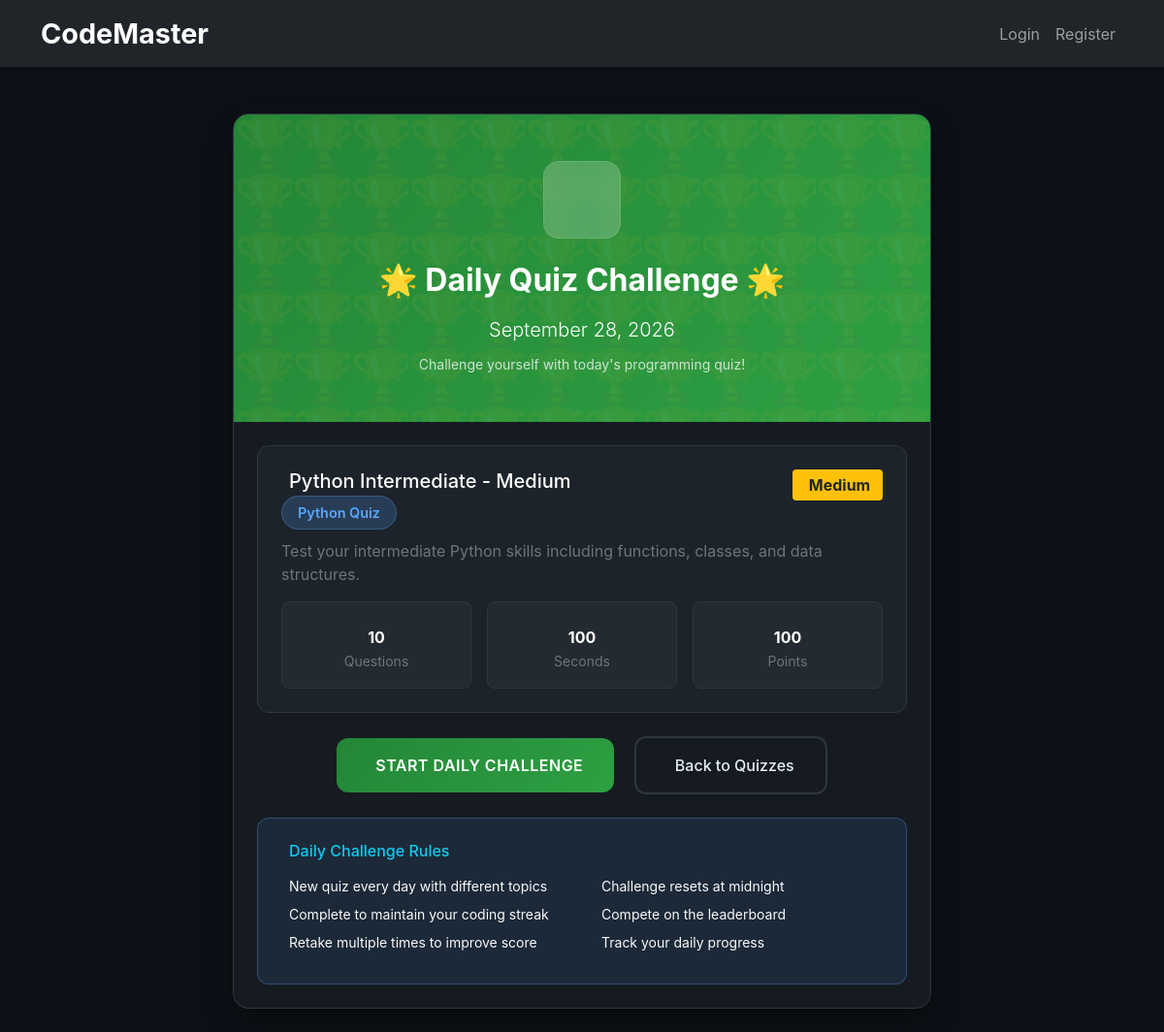
The app's page /quiz/daily/ with its own data.
### quiz/models.py (models this page shows, shortened)
class Quiz(models.Model):
    DIFFICULTY_CHOICES = [
        ('easy', 'Easy'),
        ('medium', 'Medium'),
        ('hard', 'Hard'),
    ]
    CATEGORY_CHOICES = [
        ('python', 'Python'),
        ('java', 'Java'),
        ('javascript', 'JavaScript'),
        ('algorithms', 'Algorithms'),
        ('data_structures', 'Data Structures'),
        ('general', 'General Programming'),
    ]
    title = models.CharField(max_length=200)
    description = models.TextField()
    category = models.CharField(max_length=20, choices=CATEGORY_CHOICES)
    difficulty = models.CharField(max_length=10, choices=DIFFICULTY_CHOICES)
    time_limit = models.IntegerField(default=300)  # seconds
    created_at = models.DateTimeField(auto_now_add=True)
    is_active = models.BooleanField(default=True)

### quiz/views.py (the view, shortened to what this page needs)
# urls.py: path('daily/', views.daily_quiz, name='daily'),
def daily_quiz(request):
    from datetime import date
    today = date.today()
    day_of_year = today.timetuple().tm_yday
    quizzes = Quiz.objects.filter(is_active=True).order_by('id')
    if not quizzes.exists():
        return redirect('quiz:list')
    daily_quiz = quizzes[day_of_year % quizzes.count()]
    completed_today = False
    best_score = None
    return render(request, 'quiz/daily.html', {
        'daily_quiz': daily_quiz,
        'completed_today': completed_today,
        'best_score': best_score,
        'today': today
    })

### templates/quiz/daily.html (shortened to what this page needs)
{% extends 'base.html' %}
{% block content %}
<div class="container py-4">
    <div class="row justify-content-center">
        <div class="col-lg-8">
            <div class="daily-container">
                <div class="daily-header text-white position-relative">
                    <div class="position-relative z-index-1">
                        <div class="calendar-icon">
                        </div>
                        <h2 class="mb-3 fw-bold">🌟 Daily Quiz Challenge 🌟</h2>
                        <p class="lead mb-2">{{ today|date:"F j, Y" }}</p>
                        <small class="opacity-75">Challenge yourself with today's programming quiz!</small>
                    </div>
                </div>
                <div class="p-4">
                    <div class="quiz-preview mb-4">
                        <div class="d-flex justify-content-between align-items-start mb-3">
                            <div>
                                <h5 class="text-white mb-2 d-flex align-items-center">
                                    {{ daily_quiz.title }}
                                </h5>
                                <span class="language-badge">
                                    {{ daily_quiz.category|title }} Quiz
                                </span>
                            </div>
                            <span class="badge bg-{% if daily_quiz.difficulty == 'easy' %}success{% elif daily_quiz.difficulty == 'medium' %}warning text-dark{% else %}danger{% endif %} fs-6">
                                {{ daily_quiz.difficulty|title }}
                            </span>
                        </div>
                        <p class="text-muted mb-3">{{ daily_quiz.description }}</p>
                        <div class="row g-3">
                            <div class="col-4">
                                <div class="stat-box">
                                    <div class="fw-bold text-white">{{ daily_quiz.questions.count }}</div>
                                    <small class="text-muted">Questions</small>
                                </div>
                            </div>
                            <div class="col-4">
                                <div class="stat-box">
                                    <div class="fw-bold text-white">{{ daily_quiz.time_limit }}</div>
                                    <small class="text-muted">Seconds</small>
                                </div>
                            </div>
                            <div class="col-4">
                                <div class="stat-box">
                                    <div class="fw-bold text-white">{{ daily_quiz.questions.count }}0</div>
                                    <small class="text-muted">Points</small>
                                </div>
                            </div>
                        </div>
                    </div>
                    <div class="text-center mb-4">
                        {% if completed_today %}
                            <a href="{% url 'quiz:detail' daily_quiz.id %}" class="btn btn-daily me-3">
                                <i class="fas fa-redo me-2"></i>Try Again
                            </a>
                            <a href="{% url 'quiz:list' %}" class="btn btn-secondary-daily">
                                <i class="fas fa-list me-2"></i>More Quizzes
                            </a>
                        {% else %}
                            <a href="{% url 'quiz:detail' daily_quiz.id %}" class="btn btn-daily me-3">
                                Start Daily Challenge
                            </a>
                            <a href="{% url 'quiz:list' %}" class="btn btn-secondary-daily">
                                Back to Quizzes
                            </a>
                        {% endif %}
                    </div>
                    <div class="info-card">
                        <h6 class="text-info mb-3 d-flex align-items-center">
                            Daily Challenge Rules
                        </h6>
                        <div class="row">
                            <div class="col-md-6">
                                <ul class="text-light mb-0 small list-unstyled">
                                    <li class="mb-2">New quiz every day with different topics</li>
                                    <li class="mb-2">Complete to maintain your coding streak</li>
                                    <li class="mb-2">Retake multiple times to improve score</li>
                                </ul>
                            </div>
                            <div class="col-md-6">
                                <ul class="text-light mb-0 small list-unstyled">
                                    <li class="mb-2">Challenge resets at midnight</li>
                                    <li class="mb-2">Compete on the leaderboard</li>
                                    <li class="mb-2">Track your daily progress</li>
                                </ul>
                            </div>
                        </div>
                    </div>
                </div>
            </div>
        </div>
    </div>
</div>
{% endblock %}

### static/css/style.css (style rules this page uses)
body { font-family: 'Inter', sans-serif; background-color: #f8f9fa; }
.badge { font-size: 0.85rem; padding: 0.5em 0.8em; }
.btn { border-radius: 8px; font-weight: 500; padding: 0.6rem 1.2rem; transition: all 0.2s ease; }

### templates/quiz/daily.html (style rules this page uses)
:root { --github-bg: #0d1117; --github-surface: #161b22; --github-border: #30363d; --github-text: #e6edf3; --github-accent: #238636; }
body { background-color: var(--github-bg); color: var(--github-text); font-family: -apple-system, BlinkMacSystemFont, 'Segoe UI', 'Noto Sans', Helvetica, Arial, sans-serif; min-height: 100vh; }
.daily-container { background: var(--github-surface); border: 1px solid var(--github-border); border-radius: 16px; box-shadow: 0 16px 32px rgba(0, 0, 0, 0.4); overflow: hidden; }
.daily-header { background: linear-gradient(135deg, #238636, #2ea043); padding: 3rem 2rem; text-align: center; position: relative; overflow: hidden; }
.daily-header::before { content: ''; position: absolute; top: 0; left: 0; right: 0; bottom: 0; background-size: 60px 60px; animation: float 25s infinite linear; }
.calendar-icon { background: rgba(255, 255, 255, 0.2); width: 80px; height: 80px; border-radius: 16px; display: flex; align-items: center; justify-content: center; font-size: 2rem; color: white; margin: 0 auto 1.5rem; backdrop-filter: blur(10px); border: 1px solid rgba(255, 255, 255, 0.1); }
.quiz-preview { background: rgba(48, 54, 61, 0.3); border: 1px solid var(--github-border); border-radius: 12px; padding: 1.5rem; transition: all 0.3s ease; }
.stat-box { background: rgba(48, 54, 61, 0.4); border: 1px solid var(--github-border); border-radius: 8px; padding: 1rem; text-align: center; transition: all 0.3s ease; }
.btn-daily { background: linear-gradient(135deg, #238636, #2ea043); border: none; border-radius: 12px; padding: 1rem 2rem; font-weight: 600; color: white; transition: all 0.3s ease; text-transform: uppercase; letter-spacing: 0.5px; }
.btn-secondary-daily { background: transparent; border: 2px solid var(--github-border); border-radius: 12px; padding: 1rem 2rem; color: var(--github-text); transition: all 0.3s ease; }
.info-card { background: rgba(88, 166, 255, 0.1); border: 1px solid rgba(88, 166, 255, 0.3); border-radius: 12px; padding: 1.5rem; }
.language-badge { background: rgba(88, 166, 255, 0.2); color: #58a6ff; border: 1px solid rgba(88, 166, 255, 0.3); border-radius: 20px; padding: 0.5rem 1rem; font-size: 0.9rem; font-weight: 600; }

### records on screen
Quiz: title "Python Intermediate - Medium", category "Python", difficulty "Medium", description "Test your intermediate Python skills including functions, classes, and data structures.", questions.count "10", time_limit "100"
